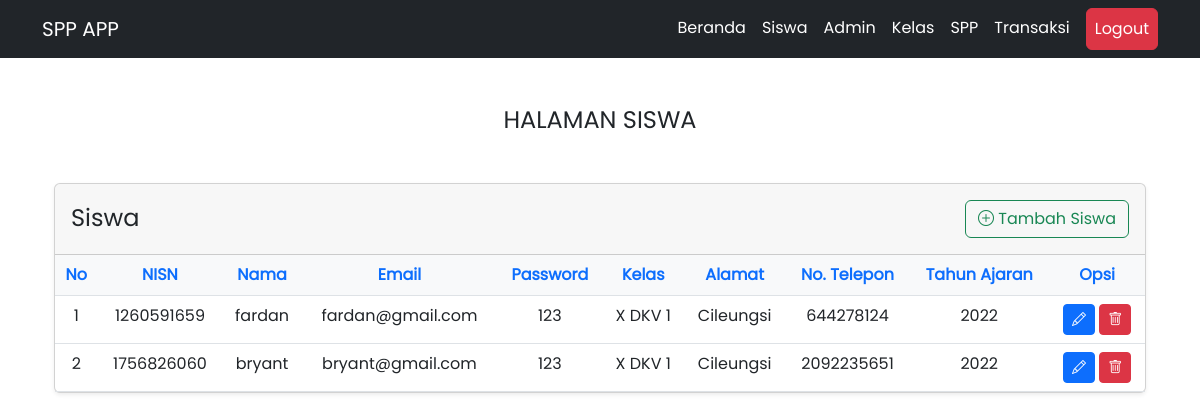
/index.php?page=siswa (signed in), run on the app's committed database.
### tables this page shows
CREATE TABLE `siswa` (
  `id_siswa` int(11) NOT NULL,
  `nisn` varchar(20) NOT NULL,
  `nama_siswa` varchar(255) NOT NULL,
  `email` varchar(255) NOT NULL,
  `password` varchar(255) NOT NULL,
  `id_kelas` int(11) NOT NULL,
  `alamat` text NOT NULL,
  `no_telp` varchar(15) NOT NULL,
  `id_spp` bigint(20) NOT NULL
);

CREATE TABLE `kelas` (
  `id_kelas` int(11) NOT NULL,
  `nama_kelas` varchar(10) NOT NULL,
  `jurusan` varchar(50) NOT NULL
);

CREATE TABLE `spp` (
  `id_spp` int(11) NOT NULL,
  `tahun` int(11) NOT NULL,
  `nominal` bigint(20) NOT NULL
);

### app/config.php (called while the page is built)
<?php
$config = "http://localhost/spp-app";

### siswa/index.php (the view, shortened to what this page needs)
<?php
$q_siswa = mysqli_query($conn, "SELECT * FROM siswa JOIN kelas ON (siswa.id_kelas = kelas.id_kelas) JOIN spp ON (siswa.id_spp = spp.id_spp)")
?>
<div class="container my-5">
    <div class="text-center">
        <h4>
            HALAMAN SISWA
        </h4>
        <div class="container my-5">
            <div class="card shadow-sm">
                <div class="card-header py-3">
                    <div class="d-flex justify-content-between align-items-center">
                        <div>
                            <h4 class="mb-0">Siswa</h4>
                        </div>
                        <div>
                            <a href="<?= $config ?> /index.php?page=tambah_siswa " class="btn btn-outline-success"><i class="bi bi-plus-circle"></i> Tambah Siswa</a>
                        </div>
                    </div>
                </div>
                <div class="card-body p-0">
                    <div class="table-responsive">
                        <table class="table mb-0">
                            <thead class="bg-light text-primary">
                                <tr>
                                    <th scope="col">No</th>
                                    <th scope="col">NISN</th>
                                    <th scope="col">Nama</th>
                                    <th scope="col">Email</th>
                                    <th scope="col">Password</th>
                                    <th scope="col">Kelas</th>
                                    <th scope="col">Alamat</th>
                                    <th scope="col">No. Telepon</th>
                                    <th scope="col">Tahun Ajaran</th>
                                    <th scope="col">Opsi</th>
                                </tr>
                            </thead>
                            <tbody>
                                <?php $no = 1 ?>
                                <?php foreach ($q_siswa as $sws) : ?>
                                    <tr>
                                        <td><?= $no++ ?></td>
                                        <td><?= $sws['nisn'] ?></td>
                                        <td><?= $sws['nama_siswa'] ?></td>
                                        <td><?= $sws['email'] ?></td>
                                        <td><?= $sws['password'] ?></td>
                                        <td><?= $sws['nama_kelas'] ?> <?= $sws['jurusan'] ?></td>
                                        <td><?= $sws['alamat'] ?></td>
                                        <td><?= $sws['no_telp'] ?></td>
                                        <td><?= $sws['tahun'] ?></td>
                                        <td>
                                            <a href="<?= $config ?>/index.php?page=edit_siswa&id_siswa=<?= $sws['id_siswa'] ?>" class="btn btn-primary btn-sm"><i class="bi bi-pencil"></i></a>
                                            <a href="<?= $config ?>/index.php?page=hapus_siswa&id_siswa=<?= $sws['id_siswa'] ?>" class="btn btn-danger btn-sm" onclick="return confirm('Ingin Menghapus Data?')"><i class="bi bi-trash"></i></a>
                                        </td>
                                    </tr>
                                <?php endforeach ?>
                            </tbody>
                        </table>
                    </div>
                </div>
            </div>
        </div>
    </div>
</div>

### assets/css/styles.css (style rules this page uses)
body { font-family: "Poppins-Regular"; }

### data on the page
siswa: nisn "1260591659", nama_siswa "fardan", email "fardan@gmail.com", password "123", id_kelas.nama_kelas "X", id_kelas.jurusan "DKV 1", alamat "Cileungsi", no_telp "644278124", id_spp.tahun "2022"
siswa: nisn "1756826060", nama_siswa "bryant", email "bryant@gmail.com", password "123", id_kelas.nama_kelas "X", id_kelas.jurusan "DKV 1", alamat "Cileungsi", no_telp "2092235651", id_spp.tahun "2022"
